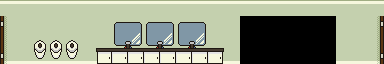

A level layout from a 2D game, rendered from its tile map. Below: a short description, then the map file with tile-grid data replaced by summaries:
An orthogonal 24x4 tile map with 16x16 px tiles, 1 tile layer (main) and 2 objects (2x item).

<map version="1.0" orientation="orthogonal" width="24" height="4" tilewidth="16" tileheight="16">
 <tileset firstgid="1" name="tiles" tilewidth="16" tileheight="16">
  <image source="../../../data/tiles.png" trans="000000" width="256" height="256" />
 </tileset>
 <layer name="main" width="24" height="4">
  <data>[96 cells, 96 non-empty, 24 distinct tile ids]</data>
 </layer>
 <objectgroup name="objects" width="24" height="4">
  <object type="item" x="144" y="32" width="16" height="16" />
  <object type="item" x="48" y="32" width="16" height="16" />
 </objectgroup>
</map>
